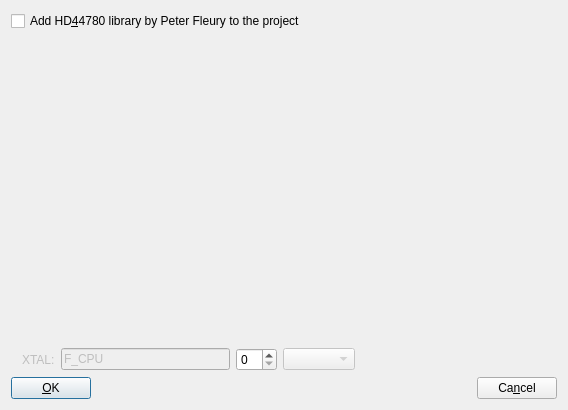
<?xml version="1.0" encoding="UTF-8"?>
<ui version="4.0">
 <class>KLDotMatrixDisplayWizardBase</class>
 <widget class="QDialog" name="KLDotMatrixDisplayWizardBase">
  <property name="geometry">
   <rect>
    <x>0</x>
    <y>0</y>
    <width>568</width>
    <height>410</height>
   </rect>
  </property>
  <property name="windowTitle">
   <string>Dot matrix display wizard</string>
  </property>
  <property name="modal">
   <bool>true</bool>
  </property>
  <layout class="QVBoxLayout">
   <item>
    <widget class="QCheckBox" name="cbAddLibrary">
     <property name="text">
      <string>Add HD&amp;44780 library by Peter Fleury to the project</string>
     </property>
     <property name="shortcut">
      <string>Alt+4</string>
     </property>
    </widget>
   </item>
   <item>
    <layout class="QHBoxLayout">
     <item>
      <spacer name="spacer11">
       <property name="orientation">
        <enum>Qt::Horizontal</enum>
       </property>
       <property name="sizeType">
        <enum>QSizePolicy::Maximum</enum>
       </property>
       <property name="sizeHint" stdset="0">
        <size>
         <width>11</width>
         <height>280</height>
        </size>
       </property>
      </spacer>
     </item>
     <item>
      <layout class="QGridLayout">
       <item row="1" column="0">
        <layout class="QHBoxLayout">
         <item>
          <widget class="QLabel" name="tlValue">
           <property name="enabled">
            <bool>false</bool>
           </property>
           <property name="text">
            <string>XTAL:</string>
           </property>
           <property name="wordWrap">
            <bool>false</bool>
           </property>
          </widget>
         </item>
         <item>
          <widget class="QLineEdit" name="leValue">
           <property name="enabled">
            <bool>false</bool>
           </property>
           <property name="text">
            <string>F_CPU</string>
           </property>
          </widget>
         </item>
         <item>
          <widget class="KLSpinBoxWidget" name="sbValue"/>
         </item>
         <item>
          <widget class="QComboBox" name="cbValue">
           <property name="enabled">
            <bool>false</bool>
           </property>
          </widget>
         </item>
        </layout>
       </item>
       <item row="1" column="1">
        <spacer name="spacer12">
         <property name="orientation">
          <enum>Qt::Horizontal</enum>
         </property>
         <property name="sizeType">
          <enum>QSizePolicy::Preferred</enum>
         </property>
         <property name="sizeHint" stdset="0">
          <size>
           <width>196</width>
           <height>20</height>
          </size>
         </property>
        </spacer>
       </item>
       <item row="0" column="0" colspan="2">
        <widget class="QWidget" name="urlHomepage" native="true">
         <property name="text" stdset="0">
          <string>See http://www.jump.to/fleury for details.</string>
         </property>
         <property name="url" stdset="0">
          <string>http://homepage.hispeed.ch/peterfleury/group__pfleury__lcd.html</string>
         </property>
         <widget class="KUrlLabel" name="lvValues" native="true">
          <property name="geometry">
           <rect>
            <x>0</x>
            <y>50</y>
            <width>521</width>
            <height>80</height>
           </rect>
          </property>
         </widget>
        </widget>
       </item>
      </layout>
     </item>
    </layout>
   </item>
   <item>
    <layout class="QHBoxLayout">
     <item>
      <widget class="QPushButton" name="pbOK">
       <property name="text">
        <string>&amp;OK</string>
       </property>
       <property name="shortcut">
        <string>Alt+O</string>
       </property>
      </widget>
     </item>
     <item>
      <spacer name="spacer10">
       <property name="orientation">
        <enum>Qt::Horizontal</enum>
       </property>
       <property name="sizeType">
        <enum>QSizePolicy::Expanding</enum>
       </property>
       <property name="sizeHint" stdset="0">
        <size>
         <width>362</width>
         <height>21</height>
        </size>
       </property>
      </spacer>
     </item>
     <item>
      <widget class="QPushButton" name="pbCancel">
       <property name="text">
        <string>Ca&amp;ncel</string>
       </property>
       <property name="shortcut">
        <string>Alt+N</string>
       </property>
      </widget>
     </item>
    </layout>
   </item>
  </layout>
 </widget>
 <layoutdefault spacing="6" margin="11"/>
 <pixmapfunction>qPixmapFromMimeSource</pixmapfunction>
 <customwidgets>
  <customwidget>
   <class>KLSpinBoxWidget</class>
   <extends>QSpinBox</extends>
   <header location="global">klspinboxwidget.h</header>
  </customwidget>
  <customwidget>
   <class>KUrlLabel</class>
   <extends>QWidget</extends>
   <header>kurllabel.h</header>
   <container>1</container>
  </customwidget>
 </customwidgets>
 <tabstops>
  <tabstop>cbAddLibrary</tabstop>
  <tabstop>urlHomepage</tabstop>
  <tabstop>leValue</tabstop>
  <tabstop>cbValue</tabstop>
  <tabstop>pbCancel</tabstop>
  <tabstop>pbOK</tabstop>
 </tabstops>
 <includes>
  <include location="local">kurllabel.h</include>
  <include location="local">knuminput.h</include>
 </includes>
 <resources/>
 <connections>
  <connection>
   <sender>pbOK</sender>
   <signal>clicked()</signal>
   <receiver>KLDotMatrixDisplayWizardBase</receiver>
   <slot>slotOK()</slot>
   <hints>
    <hint type="sourcelabel">
     <x>20</x>
     <y>20</y>
    </hint>
    <hint type="destinationlabel">
     <x>20</x>
     <y>20</y>
    </hint>
   </hints>
  </connection>
  <connection>
   <sender>pbCancel</sender>
   <signal>clicked()</signal>
   <receiver>KLDotMatrixDisplayWizardBase</receiver>
   <slot>slotCancel()</slot>
   <hints>
    <hint type="sourcelabel">
     <x>20</x>
     <y>20</y>
    </hint>
    <hint type="destinationlabel">
     <x>20</x>
     <y>20</y>
    </hint>
   </hints>
  </connection>
  <connection>
   <sender>cbAddLibrary</sender>
   <signal>toggled(bool)</signal>
   <receiver>KLDotMatrixDisplayWizardBase</receiver>
   <slot>slotAddHD44780Lib(bool)</slot>
   <hints>
    <hint type="sourcelabel">
     <x>20</x>
     <y>20</y>
    </hint>
    <hint type="destinationlabel">
     <x>20</x>
     <y>20</y>
    </hint>
   </hints>
  </connection>
  <connection>
   <sender>leValue</sender>
   <signal>textChanged(QString)</signal>
   <receiver>KLDotMatrixDisplayWizardBase</receiver>
   <slot>slotChangeValue(QString)</slot>
   <hints>
    <hint type="sourcelabel">
     <x>20</x>
     <y>20</y>
    </hint>
    <hint type="destinationlabel">
     <x>20</x>
     <y>20</y>
    </hint>
   </hints>
  </connection>
  <connection>
   <sender>cbValue</sender>
   <signal>activated(QString)</signal>
   <receiver>KLDotMatrixDisplayWizardBase</receiver>
   <slot>slotChangeValue(QString)</slot>
   <hints>
    <hint type="sourcelabel">
     <x>20</x>
     <y>20</y>
    </hint>
    <hint type="destinationlabel">
     <x>20</x>
     <y>20</y>
    </hint>
   </hints>
  </connection>
 </connections>
</ui>
